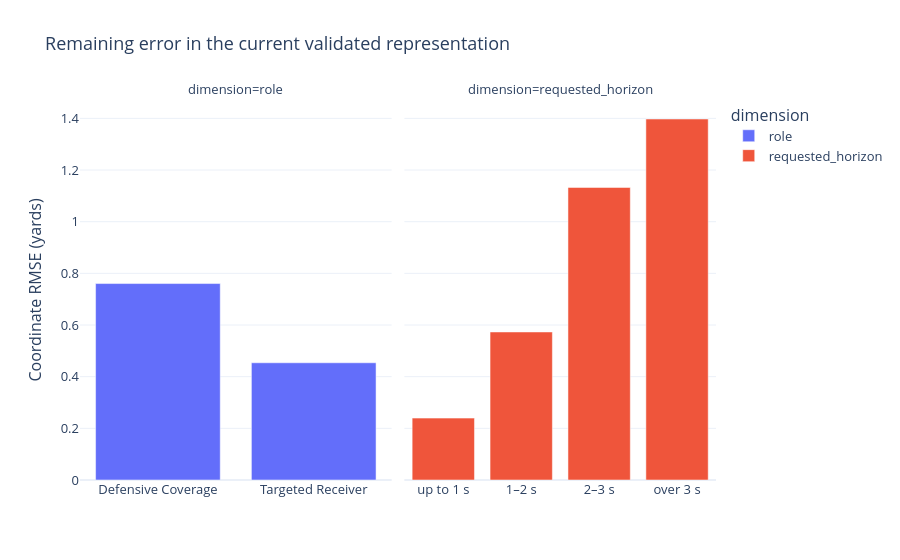

The cell this chart's notebook holds for it:
### Markdown cell above
### Diagnose the current predictor by role and requested horizon

These slices use the **same portable predictor that passed raw replay and the gateway**. ADE measures displacement throughout the trajectory; FDE measures its final requested frame. Horizons group complete trajectories, preserving the meaning of FDE. Error shares show where remaining squared error is concentrated. These are descriptive development diagnostics, with no holdout or subgroup tuning.

### Code cell
if diagnostics:
    slices = pd.DataFrame(diagnostics["slices"])
    display(
        slices[
            [
                "dimension",
                "value",
                "rows",
                "games",
                "coordinate_rmse_yards",
                "ade_frame_weighted_yards",
                "fde_trajectory_weighted_yards",
                "p95_displacement_yards",
                "squared_error_share_percent",
            ]
        ].round(4)
    )
    chart = px.bar(
        slices,
        x="value",
        y="coordinate_rmse_yards",
        facet_col="dimension",
        color="dimension",
        labels={"value": "", "coordinate_rmse_yards": "Coordinate RMSE (yards)"},
        title="Remaining error in the current validated representation",
    )
    chart.update_xaxes(matches=None)
    interactive(chart)
    fig, axes = plt.subplots(1, 2, figsize=(12, 4), layout="constrained")
    for ax, dimension in zip(axes, ["role", "requested_horizon"], strict=True):
        part = slices.loc[slices.dimension.eq(dimension)]
        ax.bar(part.value, part.coordinate_rmse_yards, color="#247A89")
        ax.set_title(dimension.replace("_", " ").capitalize())
        ax.set_ylabel("Coordinate RMSE (yards)")
        ax.tick_params(axis="x", labelrotation=20)
    static(fig)

### Figure 1 — Plotly figure (JSON) as saved in the notebook; plotly's stock layout.template omitted (floating-point values rounded to 4 significant figures)
{"data": [{"hovertemplate": "dimension=role<br>=%{x}<br>Coordinate RMSE (yards)=%{y}<extra></extra>", "legendgroup": "role", "marker": {"color": "#636efa", "pattern": {"shape": ""}}, "name": "role", "orientation": "v", "showlegend": true, "textposition": "auto", "type": "bar", "x": ["Defensive Coverage", "Targeted Receiver"], "xaxis": "x", "y": [0.7605, 0.4538], "yaxis": "y"}, {"hovertemplate": "dimension=requested_horizon<br>=%{x}<br>Coordinate RMSE (yards)=%{y}<extra></extra>", "legendgroup": "requested_horizon", "marker": {"color": "#EF553B", "pattern": {"shape": ""}}, "name": "requested_horizon", "orientation": "v", "showlegend": true, "textposition": "auto", "type": "bar", "x": ["up to 1 s", "1–2 s", "2–3 s", "over 3 s"], "xaxis": "x2", "y": [0.2395, 0.5731, 1.133, 1.398], "yaxis": "y2"}], "layout": {"annotations": [{"font": {}, "showarrow": false, "text": "dimension=role", "x": 0.245, "xanchor": "center", "xref": "paper", "y": 1.0, "yanchor": "bottom", "yref": "paper"}, {"font": {}, "showarrow": false, "text": "dimension=requested_horizon", "x": 0.755, "xanchor": "center", "xref": "paper", "y": 1.0, "yanchor": "bottom", "yref": "paper"}], "barmode": "relative", "font": {"size": 13}, "legend": {"title": {"text": "dimension"}, "tracegroupgap": 0}, "title": {"text": "Remaining error in the current validated representation"}, "xaxis": {"anchor": "y", "domain": [0.0, 0.49], "title": {"text": ""}}, "xaxis2": {"anchor": "y2", "domain": [0.51, 1.0], "title": {"text": ""}}, "yaxis": {"anchor": "x", "domain": [0.0, 1.0], "title": {"text": "Coordinate RMSE (yards)"}}, "yaxis2": {"anchor": "x2", "domain": [0.0, 1.0], "matches": "y", "showticklabels": false}}}
